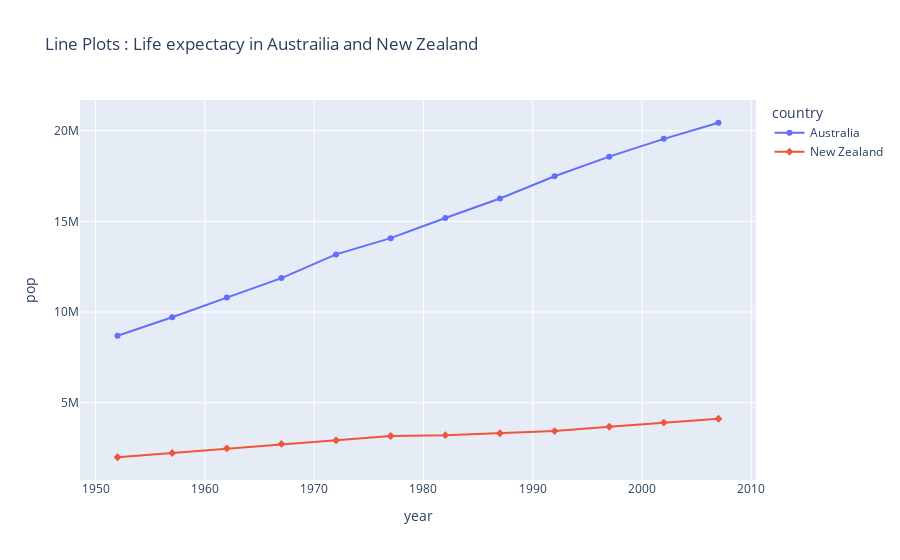

Write notebook code for a chart like this one.
### Code cell
# chart plot
fig6 = px.line(data_Oceania, 
              x = 'year', 
              y = 'pop' , 
              color ='country', 
              symbol='country',
              title = 'Line Plots : Life expectacy in Austrailia and New Zealand')
fig6.show()

### Figure 1 — Plotly figure (JSON) as saved in the notebook; plotly's stock layout.template omitted (floating-point values rounded to 4 significant figures)
{"data": [{"hovertemplate": "country=Australia<br>year=%{x}<br>pop=%{y}<extra></extra>", "legendgroup": "Australia", "line": {"color": "#636efa", "dash": "solid"}, "marker": {"symbol": "circle"}, "mode": "lines+markers", "name": "Australia", "orientation": "v", "showlegend": true, "type": "scatter", "x": [1952, 1957, 1962, 1967, 1972, 1977, 1982, 1987, 1992, 1997, 2002, 2007], "xaxis": "x", "y": [8691212, 9712569, 10794968, 11872264, 13177000, 14074100, 15184200, 16257249, 17481977, 18565243, 19546792, 20434176], "yaxis": "y"}, {"hovertemplate": "country=New Zealand<br>year=%{x}<br>pop=%{y}<extra></extra>", "legendgroup": "New Zealand", "line": {"color": "#EF553B", "dash": "solid"}, "marker": {"symbol": "diamond"}, "mode": "lines+markers", "name": "New Zealand", "orientation": "v", "showlegend": true, "type": "scatter", "x": [1952, 1957, 1962, 1967, 1972, 1977, 1982, 1987, 1992, 1997, 2002, 2007], "xaxis": "x", "y": [1994794, 2229407, 2488550, 2728150, 2929100, 3164900, 3210650, 3317166, 3437674, 3676187, 3908037, 4115771], "yaxis": "y"}], "layout": {"legend": {"title": {"text": "country"}, "tracegroupgap": 0}, "title": {"text": "Line Plots : Life expectacy in Austrailia and New Zealand"}, "xaxis": {"anchor": "y", "domain": [0, 1], "title": {"text": "year"}}, "yaxis": {"anchor": "x", "domain": [0, 1], "title": {"text": "pop"}}}}
